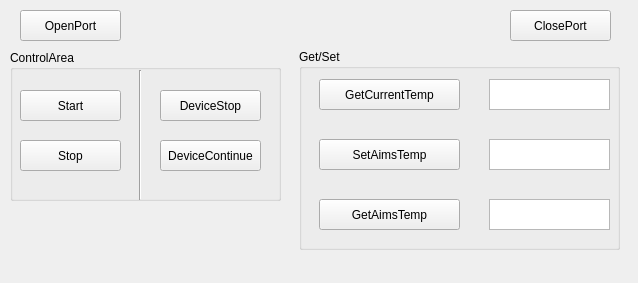
<?xml version="1.0" encoding="UTF-8"?>
<ui version="4.0">
 <class>DemoTemperature</class>
 <widget class="QWidget" name="DemoTemperature">
  <property name="geometry">
   <rect>
    <x>0</x>
    <y>0</y>
    <width>638</width>
    <height>283</height>
   </rect>
  </property>
  <property name="windowTitle">
   <string>Douwin</string>
  </property>
  <widget class="QPushButton" name="pushButtonOpenPort">
   <property name="geometry">
    <rect>
     <x>20</x>
     <y>10</y>
     <width>101</width>
     <height>31</height>
    </rect>
   </property>
   <property name="styleSheet">
    <string notr="true"/>
   </property>
   <property name="text">
    <string>OpenPort</string>
   </property>
  </widget>
  <widget class="QPushButton" name="pushButtonClosePort">
   <property name="geometry">
    <rect>
     <x>510</x>
     <y>10</y>
     <width>101</width>
     <height>31</height>
    </rect>
   </property>
   <property name="styleSheet">
    <string notr="true"/>
   </property>
   <property name="text">
    <string>ClosePort</string>
   </property>
  </widget>
  <widget class="QGroupBox" name="groupBoxControlArea">
   <property name="geometry">
    <rect>
     <x>10</x>
     <y>50</y>
     <width>271</width>
     <height>151</height>
    </rect>
   </property>
   <property name="styleSheet">
    <string notr="true"/>
   </property>
   <property name="title">
    <string>ControlArea</string>
   </property>
   <widget class="QPushButton" name="pushButtonStart">
    <property name="geometry">
     <rect>
      <x>10</x>
      <y>40</y>
      <width>101</width>
      <height>31</height>
     </rect>
    </property>
    <property name="text">
     <string>Start</string>
    </property>
   </widget>
   <widget class="QPushButton" name="pushButtonStop">
    <property name="geometry">
     <rect>
      <x>10</x>
      <y>90</y>
      <width>101</width>
      <height>31</height>
     </rect>
    </property>
    <property name="text">
     <string>Stop</string>
    </property>
   </widget>
   <widget class="QPushButton" name="pushButtonDeviceStop">
    <property name="geometry">
     <rect>
      <x>150</x>
      <y>40</y>
      <width>101</width>
      <height>31</height>
     </rect>
    </property>
    <property name="text">
     <string>DeviceStop</string>
    </property>
   </widget>
   <widget class="QPushButton" name="pushButtonDeviceContinue">
    <property name="geometry">
     <rect>
      <x>150</x>
      <y>90</y>
      <width>101</width>
      <height>31</height>
     </rect>
    </property>
    <property name="text">
     <string>DeviceContinue</string>
    </property>
   </widget>
   <widget class="Line" name="line">
    <property name="geometry">
     <rect>
      <x>120</x>
      <y>20</y>
      <width>20</width>
      <height>130</height>
     </rect>
    </property>
    <property name="orientation">
     <enum>Qt::Vertical</enum>
    </property>
   </widget>
  </widget>
  <widget class="QGroupBox" name="groupBoxShow">
   <property name="geometry">
    <rect>
     <x>299</x>
     <y>49</y>
     <width>321</width>
     <height>201</height>
    </rect>
   </property>
   <property name="title">
    <string>Get/Set</string>
   </property>
   <widget class="QPushButton" name="pushButtonGetCurrentTemp">
    <property name="geometry">
     <rect>
      <x>20</x>
      <y>30</y>
      <width>141</width>
      <height>31</height>
     </rect>
    </property>
    <property name="text">
     <string>GetCurrentTemp</string>
    </property>
   </widget>
   <widget class="QPushButton" name="pushButtonSetAimsTemp">
    <property name="geometry">
     <rect>
      <x>20</x>
      <y>90</y>
      <width>141</width>
      <height>31</height>
     </rect>
    </property>
    <property name="text">
     <string>SetAimsTemp</string>
    </property>
   </widget>
   <widget class="QPushButton" name="pushButtonGetAimsTemp">
    <property name="geometry">
     <rect>
      <x>20</x>
      <y>150</y>
      <width>141</width>
      <height>31</height>
     </rect>
    </property>
    <property name="text">
     <string>GetAimsTemp</string>
    </property>
   </widget>
   <widget class="QPlainTextEdit" name="plainTextEditGetCurrentTemp">
    <property name="geometry">
     <rect>
      <x>190</x>
      <y>30</y>
      <width>121</width>
      <height>31</height>
     </rect>
    </property>
   </widget>
   <widget class="QPlainTextEdit" name="plainTextEditSetAimsTemp">
    <property name="geometry">
     <rect>
      <x>190</x>
      <y>90</y>
      <width>121</width>
      <height>31</height>
     </rect>
    </property>
   </widget>
   <widget class="QPlainTextEdit" name="plainTextEditGetAimsTemp">
    <property name="geometry">
     <rect>
      <x>190</x>
      <y>150</y>
      <width>121</width>
      <height>31</height>
     </rect>
    </property>
   </widget>
  </widget>
 </widget>
 <resources/>
 <connections/>
</ui>
